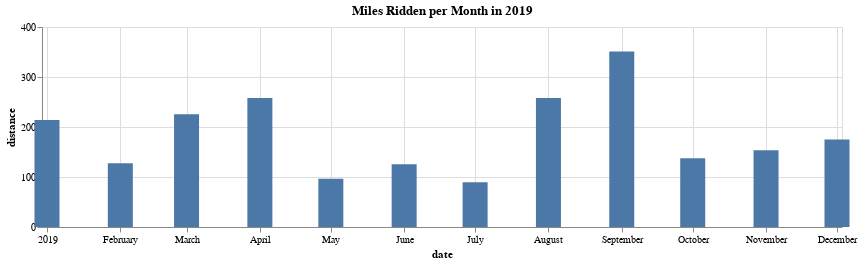

Notebook cell for this chart:
### Code cell
cycling_month = rides.groupby(['mnth_yr'])['distance'].sum().reset_index(name='distance')

alt.Chart(cycling_month).mark_bar(size=25).encode(
    x=alt.X('mnth_yr:T', axis=alt.Axis(title='date')),
    y='distance:Q'
).properties(
    width=800,
    height=200,
    title='Miles Ridden per Month in 2019'
)

### Figure 1 — Vega-Lite specification as saved in the notebook (floating-point values rounded to 4 significant figures)
{"config": {"view": {"continuousWidth": 400, "continuousHeight": 300}}, "data": {"name": "data-5a12c0dadfb42f868e0aafc6a2f0a7d7"}, "mark": {"type": "bar", "size": 25}, "encoding": {"x": {"type": "temporal", "axis": {"title": "date"}, "field": "mnth_yr"}, "y": {"type": "quantitative", "field": "distance"}}, "height": 200, "title": "Miles Ridden per Month in 2019", "width": 800, "$schema": "https://vega.github.io/schema/vega-lite/v4.0.2.json", "datasets": {"data-5a12c0dadfb42f868e0aafc6a2f0a7d7": [{"mnth_yr": "2019-01", "distance": 214.1}, {"mnth_yr": "2019-02", "distance": 127.6}, {"mnth_yr": "2019-03", "distance": 225.6}, {"mnth_yr": "2019-04", "distance": 257.9}, {"mnth_yr": "2019-05", "distance": 96.35}, {"mnth_yr": "2019-06", "distance": 125.4}, {"mnth_yr": "2019-07", "distance": 89.66}, {"mnth_yr": "2019-08", "distance": 258.1}, {"mnth_yr": "2019-09", "distance": 351.2}, {"mnth_yr": "2019-10", "distance": 137.5}, {"mnth_yr": "2019-11", "distance": 153.5}, {"mnth_yr": "2019-12", "distance": 175.0}]}}
